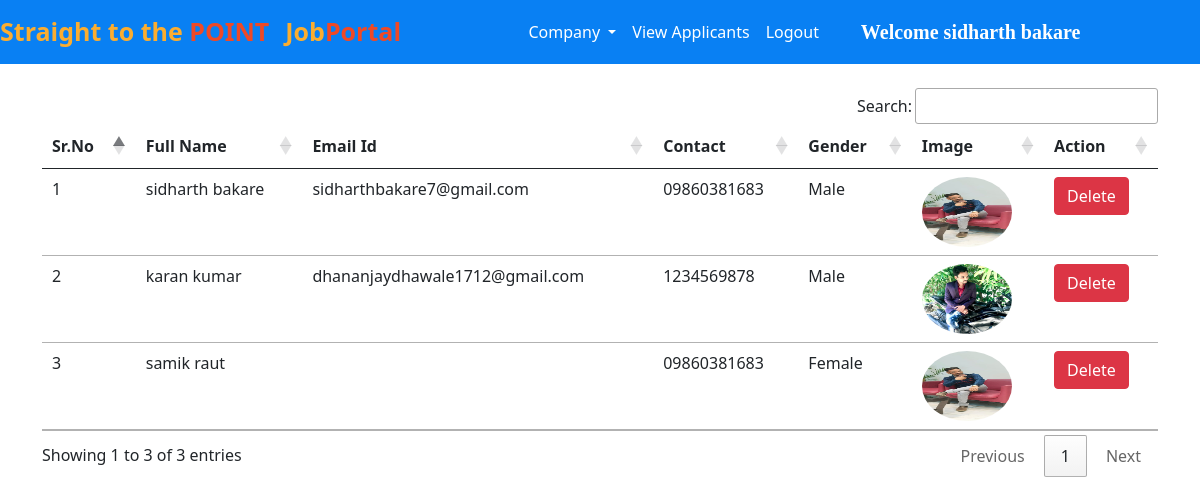
Screenshot of /view_applicants/ (signed in) with the database file from the repository.
### jobs/models.py (models this page shows, shortened)
class Applicant(models.Model):
    user = models.ForeignKey(User, on_delete=models.CASCADE)
    phone = models.CharField(max_length=10)
    image = models.ImageField(upload_to="")
    gender = models.CharField(max_length=10)
    type = models.CharField(max_length=15)

### jobs/views.py (the view)
# urls.py: path("view_applicants/", views.view_applicants, name="view_applicants"),
def view_applicants(request):
    if not request.user.is_authenticated:
        return redirect("/admin_login")
    applicants = Applicant.objects.all()
    return render(request, "view_applicants.html", {'applicants':applicants})

### jobs/templates/view_applicants.html (shortened to what this page needs)
{% extends 'admin_navbar.html' %}
{% block view_applicants %} active {% endblock %}
{% block body %}
<div class="container mt-4">
<table class="table table-hover" id="example">
    <thead>
        <tr>
            <th>Sr.No</th>
            <th>Full Name</th>
            <th>Email Id</th>
            <th>Contact</th>
            <th>Gender</th>
            <th>Image</th>
            <th>Action</th>
        </tr>
    </thead>
    <tbody>
        {% for applicant in applicants %}
        <tr>
            <td>{{forloop.counter}}</td>
            <td>{{applicant.user.get_full_name}}</td>
            <td>{{applicant.user.email}}</td>
            <td>{{applicant.phone}}</td>
            <td>{{applicant.gender}}</td>
            <td><img src="{{applicant.image.url}}" class="rounded-circle" width="90px" height="70px"></td>
            <td><a href="/delete_user/{{applicant.user.id}}/" class="btn btn-danger" onclick="return confirm('Are you sure you want to delete this applicant?')">Delete</a></td>
        </tr>
        {% endfor %}
    </tbody>
</table>
</div>
{% endblock %}

### jobs/templates/admin_navbar.html (shortened to what this page needs)
<!doctype html>
<html lang="en">
<head>
  <link href="https://cdn.jsdelivr.net/npm/bootstrap@5.0.2/dist/css/bootstrap.min.css" rel="stylesheet"
>
  <link rel="stylesheet" href="https://cdn.datatables.net/1.10.25/css/jquery.dataTables.min.css">
  <link rel="stylesheet" href="https://cdn.datatables.net/buttons/1.7.1/css/buttons.dataTables.min.css">
</head>
<body>
  <nav class="navbar navbar-expand-lg navbar-dark">
      <a class="navbar-brand" href="/"><span class="head1">Straight to the </span><span class="head2">POINT</span></a>
      <a class="navbar-brand" href="#"><span class="head1">Job</span><span class="head2">Portal</span></a>
      <div class="container w-50">
      <div class="collapse navbar-collapse" id="navbarSupportedContent">
        <ul class="navbar-nav me-auto mb-2 mb-lg-0">
          <div class="collapse navbar-collapse" id="navbarNavDarkDropdown">
            <ul class="navbar-nav">
              <li class="nav-item dropdown">
                <a class="nav-link active dropdown-toggle" href="#" id="navbarDarkDropdownMenuLink" role="button" data-bs-toggle="dropdown" aria-expanded="false">
                  Company
                </a>
              </li>
            </ul>
          </div>
          <li class="nav-item">
            <a class="nav-link {% block view_applicants %} {% endblock %}" href="/view_applicants/">View Applicants</a>
          </li>
          <li class="nav-item">
            <a class="nav-link active" href="/logout/">Logout</a>
          </li>
        </ul>
        <a class="navbar-brand" style="font-weight: bold; font-family: 'Times New Roman', Times, serif;" href="#">Welcome {{request.user.get_full_name}}</a>
      </div>
      </div>
  </nav>
  {% block body %}
  {% endblock %}
</body>
</html>

### jobs/templates/admin_navbar.html (style rules this page uses)
.navbar { background-color: #0980f3; }
.head1 { color: #FBAD30; font-size: 25px; font-weight: bold; height: 50px; }
.head2 { color: #EF4926; font-size: 25px; font-weight: bold; }

### rows the page displays
Applicant: user.get_full_name "sidharth bakare", user.email "sidharthbakare7@gmail.com", phone "09860381683", gender "Male", image (picture)
Applicant: user.get_full_name "karan kumar", user.email "dhananjaydhawale1712@gmail.com", phone "1234569878", gender "Male", image (picture)
Applicant: user.get_full_name "samik raut", phone "09860381683", gender "Female", image (picture)

### other values shown
{{ request.user.get_full_name }} "sidharth bakare"
